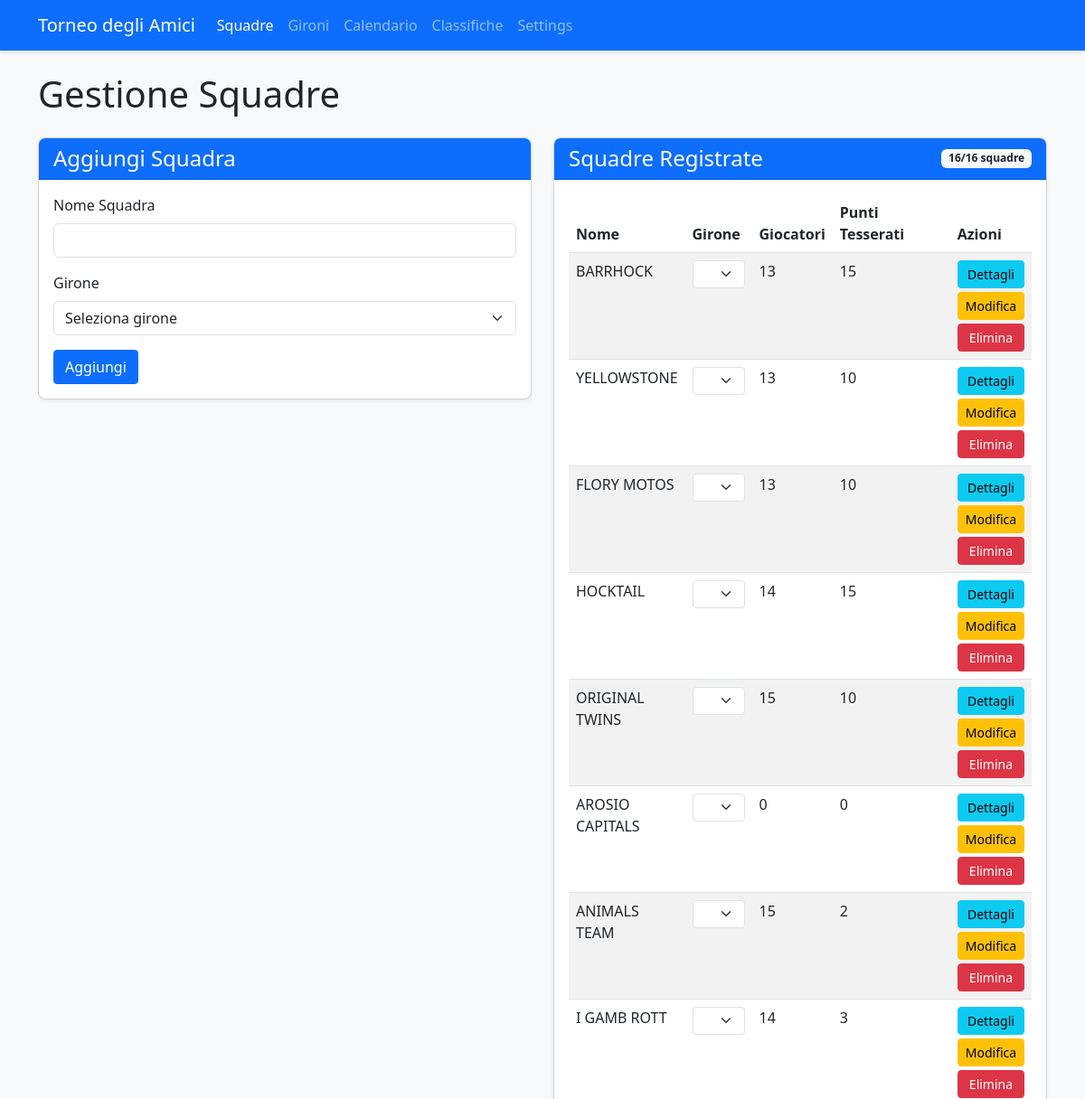
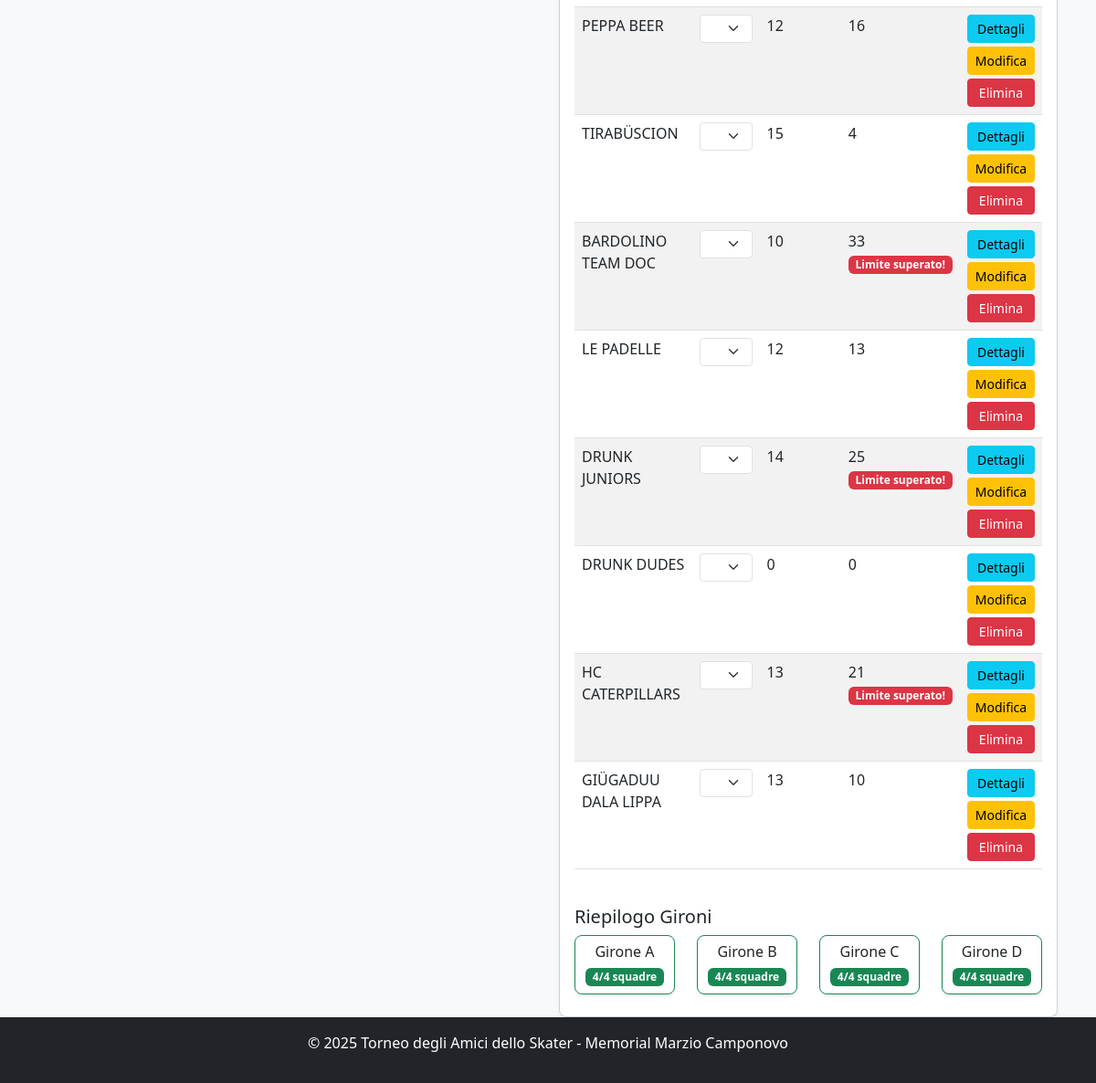
The page /teams on the database its author committed (2 pictures, top to bottom).
### app.py (models this page shows, shortened)
class Team(db.Model):
    id = db.Column(db.Integer, primary_key=True)
    name = db.Column(db.String(100), nullable=False, unique=True)
    group = db.Column(db.String(1))  # A, B, C, or D
    group_order = db.Column(db.Integer, default=0)  # NUOVO CAMPO per l'ordinamento nel girone
    players = db.relationship('Player', backref='team', lazy=True)
    matches = db.relationship(
        'Match',
        primaryjoin="or_(Team.id == Match.team1_id, Team.id == Match.team2_id)",
        lazy=True,
        overlaps="team1,team2"
    )
    wins = db.Column(db.Integer, default=0)
    losses = db.Column(db.Integer, default=0)
    draws = db.Column(db.Integer, default=0)
    goals_for = db.Column(db.Integer, default=0)
    goals_against = db.Column(db.Integer, default=0)
    points = db.Column(db.Integer, default=0)
    @property
    def player_points_total(self):
        return sum(player.registration_points for player in self.players)

class Player(db.Model):
    id = db.Column(db.Integer, primary_key=True)
    name = db.Column(db.String(100), nullable=False)
    team_id = db.Column(db.Integer, db.ForeignKey('team.id'), nullable=False)
    is_registered = db.Column(db.Boolean, default=False)
    category = db.Column(db.String(20))  # LNA/LNB, 1a Lega, 2a Lega, Non tesserato
    goals = db.Column(db.Integer, default=0)
    assists = db.Column(db.Integer, default=0)
    penalties = db.Column(db.Integer, default=0)
    @property
    def registration_points(self):
        if not self.is_registered:
            return 0  # Non tesserato = 0 punti
        points_map = {
            'LNA/LNB': 5,     # LNA/LNB = 5 punti
            '1a Lega': 3,     # 1° Lega = 3 punti
            '2a Lega': 2,     # 2° Lega = 2 punti
            'Femminile': 0,   # Femminile = 0 punti
            'Veterani': 0     # Veterani = 0 punti
        }
        return points_map.get(self.category, 0)  # Default 0 punti se categoria non riconosciuta

### app.py (the view)
@app.route('/teams')
def teams():
    teams = Team.query.order_by(Team.group.nulls_last(), Team.group_order, Team.name).all()
    team_count = Team.query.count()
    max_teams = 16
    return render_template('teams.html', teams=teams, team_count=team_count, max_teams=max_teams)

### app.py (called while the page is built, shortened)
def get_tournament_dates():
    try:
        if db.inspect(db.engine).has_table('tournament_settings'):
            settings = TournamentSettings.query.first()
            if settings and settings.qualification_day1:
                return {
                    'qualification_day1': settings.qualification_day1,
                    'qualification_day2': settings.qualification_day2,
                    'quarterfinals_ml': settings.quarterfinals_ml_date,
                    'quarterfinals_bl': settings.quarterfinals_bl_date,
                    'semifinals_ml': settings.semifinals_ml_date,
                    'semifinals_bl': settings.semifinals_bl_date,
                    'finals': settings.finals_date
                }
    except Exception as e:
        print(f"Errore nel recupero date da settings: {e}")

@app.context_processor
def inject_tournament_dates():
    try:
        formatted_dates = format_tournament_dates()
        return {'tournament_dates': formatted_dates}
    except Exception as e:
        current_year = datetime.now().year
        return {
            'tournament_dates': {
                'qualification_day1': {
                    'date': datetime(current_year, 7, 13).date(),
                    'formatted': f'13/07/{current_year}',
                    'day_name_it': 'Sabato'
                },
                'qualification_day2': {
                    'date': datetime(current_year, 7, 14).date(),
                    'formatted': f'14/07/{current_year}',
                    'day_name_it': 'Domenica'
                }
            }
        }

### templates/teams.html (shortened to what this page needs)
<!DOCTYPE html>
<html lang="it">
<head>
    <link rel="stylesheet" href="https://cdn.jsdelivr.net/npm/bootstrap@5.3.0/dist/css/bootstrap.min.css">
    <link rel="stylesheet" href="{{ url_for('static', filename='style.css') }}">
</head>
<body class="d-flex flex-column min-vh-100">
    <nav class="navbar navbar-expand-lg navbar-dark bg-primary">
        <div class="container">
            <a class="navbar-brand" href="{{ url_for('index') }}">Torneo degli Amici</a>
            <div class="collapse navbar-collapse" id="navbarNav">
                <ul class="navbar-nav">
                    <li class="nav-item">
                        <a class="nav-link active" href="{{ url_for('teams') }}">Squadre</a>
                    </li>
                    <li class="nav-item">
                        <a class="nav-link" href="{{ url_for('groups') }}">Gironi</a>
                    </li>
                    <li class="nav-item">
                        <a class="nav-link" href="{{ url_for('schedule') }}">Calendario</a>
                    </li>
                    <li class="nav-item">
                        <a class="nav-link" href="{{ url_for('standings') }}">Classifiche</a>
                    </li>
                    <li class="nav-item">
                        <a class="nav-link" href="{{ url_for('settings') }}">Settings</a>
                    </li>
                </ul>
            </div>
        </div>
    </nav>
    <div class="container mt-4">
        <h1>Gestione Squadre</h1>
        <div class="row mt-4">
            <div class="col-md-6">
                <div class="card">
                    <div class="card-header bg-primary text-white">
                        <h4 class="mb-0">Aggiungi Squadra</h4>
                    </div>
                    <div class="card-body">
                        <form method="post" action="{{ url_for('add_team') }}">
                            <div class="mb-3">
                                <label for="team_name" class="form-label">Nome Squadra</label>
                                <input type="text" class="form-control" id="team_name" name="team_name" required>
                            </div>
                            <div class="mb-3">
                                <label for="group" class="form-label">Girone</label>
                                <select class="form-select" id="group" name="group">
                                    <option value="">Seleziona girone</option>
                                </select>
                            </div>
                            <button type="submit" class="btn btn-primary">Aggiungi</button>
                        </form>
                    </div>
                </div>
            </div>
            <div class="col-md-6">
                <div class="card">
                    <div class="card-header bg-primary text-white d-flex justify-content-between align-items-center">
                        <h4 class="mb-0">Squadre Registrate</h4>
                        <span class="badge bg-light text-dark">
                            {{ team_count }}/{{ max_teams }} squadre
                        </span>
                    </div>
                    <div class="card-body">
                        {% if teams %}
                            <div class="table-responsive">
                                <table class="table table-striped">
                                    <thead>
                                        <tr>
                                            <th>Nome</th>
                                            <th width="140">Girone</th>
                                            <th width="80">Giocatori</th>
                                            <th width="120">Punti Tesserati</th>
                                            <th>Azioni</th>
                                        </tr>
                                    </thead>
                                    <tbody>
                                        {% for team in teams %}
                                            <tr>
                                                <td>{{ team.name }}</td>
                                                <td>
                                                    <form method="post" action="{{ url_for('update_team_group', team_id=team.id) }}" class="d-inline">
                                                        <div class="input-group input-group-sm">
                                                            <select class="form-select form-select-sm girone-select" name="group" onchange="this.form.submit()">
                                                                <option value="A" {% if team.group == 'A' %}selected{% endif %}>Girone A</option>
                                                                <option value="B" {% if team.group == 'B' %}selected{% endif %}>Girone B</option>
                                                                <option value="C" {% if team.group == 'C' %}selected{% endif %}>Girone C</option>
                                                                <option value="D" {% if team.group == 'D' %}selected{% endif %}>Girone D</option>
                                                            </select>
                                                        </div>
                                                    </form>
                                                </td>
                                                <td>{{ team.players|length }}</td>
                                                <td>
                                                    {{ team.player_points_total }}
                                                    {% if team.player_points_total > 20 %}
                                                        <span class="badge bg-danger">Limite superato!</span>
                                                    {% endif %}
                                                </td>
                                                <td>
                                                    <div class="d-grid gap-1">
                                                        <a href="{{ url_for('team_detail', team_id=team.id) }}" class="btn btn-sm btn-info">Dettagli</a>
                                                        <a href="{{ url_for('edit_team', team_id=team.id) }}" class="btn btn-sm btn-warning">Modifica</a>
                                                        <button type="button" class="btn btn-sm btn-danger" onclick="deleteTeam('{{ team.id }}', '{{ team.name }}')">Elimina</button>
                                                    </div>
                                                </td>
                                            </tr>
                                        {% endfor %}
                                    </tbody>
                                </table>
                            </div>
                            <div class="mt-4">
                                <h5>Riepilogo Gironi</h5>
                                <div class="row">
                                    {% for group in ['A', 'B', 'C', 'D'] %}
                                        {% set group_teams = teams | selectattr("group", "equalto", group) | list %}
                                        <div class="col-md-3 mb-2">
                                            <div class="card {% if group_teams|length == 4 %}border-success{% elif group_teams|length > 4 %}border-danger{% else %}border-warning{% endif %}">
                                                <div class="card-body text-center p-2">
                                                    <h6 class="card-title mb-1">Girone {{ group }}</h6>
                                                    <span class="badge {% if group_teams|length == 4 %}bg-success{% elif group_teams|length > 4 %}bg-danger{% else %}bg-warning{% endif %}">
                                                        {{ group_teams|length }}/4 squadre
                                                    </span>
                                                </div>
                                            </div>
                                        </div>
                                    {% endfor %}
                                </div>
                            </div>
                        {% else %}
                            <p>Nessuna squadra registrata.</p>
                        {% endif %}
                    </div>
                </div>
            </div>
        </div>
    </div>
    <footer class="bg-dark text-white py-3 mt-auto">
        <div class="container text-center">
            <p>© 2025 Torneo degli Amici dello Skater - Memorial Marzio Camponovo</p>
        </div>
    </footer>
</body>
</html>

### static/style.css (style rules this page uses)
body { font-family: "Segoe UI", Tahoma, Geneva, Verdana, sans-serif; background-color: #f8f9fa; }
.navbar { box-shadow: 0 2px 4px rgba(0, 0, 0, 0.1); }
.card { box-shadow: 0 2px 4px rgba(0, 0, 0, 0.05); border-radius: 8px; overflow: hidden; }
.card-header { font-weight: 600; }
.table th { font-weight: 600; }
.btn { border-radius: 4px; }
footer { margin-top: 2rem; }

### rows shown on the page
Team: name "BARRHOCK", group "Girone A", players|length "13", player_points_total "15"
Team: name "YELLOWSTONE", group "Girone A", players|length "13", player_points_total "10"
Team: name "FLORY MOTOS", group "Girone A", players|length "13", player_points_total "10"
Team: name "HOCKTAIL", group "Girone A", players|length "14", player_points_total "15"
Team: name "ORIGINAL TWINS", group "Girone B", players|length "15", player_points_total "10"
Team: name "AROSIO CAPITALS", group "Girone B", players|length "0", player_points_total "0"
Team: name "ANIMALS TEAM", group "Girone B", players|length "15", player_points_total "2"
Team: name "I GAMB ROTT", group "Girone B", players|length "14", player_points_total "3"
Team: name "PEPPA BEER", group "Girone C", players|length "12", player_points_total "16"
Team: name "TIRABÜSCION", group "Girone C", players|length "15", player_points_total "4"
Team: name "BARDOLINO TEAM DOC", group "Girone C", players|length "10", player_points_total "33", shows "Limite superato!"
Team: name "LE PADELLE", group "Girone C", players|length "12", player_points_total "13"
Team: name "DRUNK JUNIORS", group "Girone D", players|length "14", player_points_total "25", shows "Limite superato!"
Team: name "DRUNK DUDES", group "Girone D", players|length "0", player_points_total "0"
Team: name "HC CATERPILLARS", group "Girone D", players|length "13", player_points_total "21", shows "Limite superato!"
Team: name "GIÜGADUU DALA LIPPA", group "Girone D", players|length "13", player_points_total "10"

### other values the page prints
{{ team_count }} "16"
{{ max_teams }} "16"
{{ group }} "A" "B" "C" "D"
{{ group_teams|length }} "4" "4" "4" "4"
